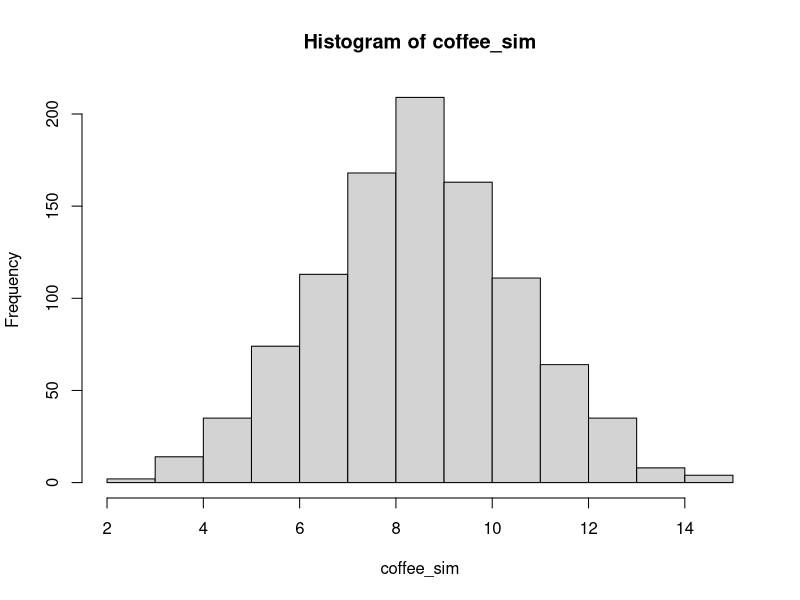

The R script that drew this image:
## Hypothesis Testing with the help of t-distrubition
# if your data is large enough, you can use the z test
y1=c(2,2,4,5,5,4,4,3,5)
y2=c(2,4,4,5,3,2,4,3,4,2)
t.test(y1,y2)


##### BOOTSTRAP STUFF #####
# Simulation to see if coffee vs tea is stat sig
# 18 students in the class, p = 0.5
# generates 1 assumption
rbinom(1, 18, 0.5)

# generates 1000 assumption about possible student answers
coffee_sim = rbinom(1000, 18, 0.5)
hist(coffee_sim)

# one sided p-value
sum(coffee_sim>=11)/1000
# two sided p-value (11, 7 --> symmetric)
sum(coffee_sim>=11)/1000 + sum(coffee_sim<7)/1000


##### CLASS CHALLENGE #####
y1=c(2,2,4,5,5,4,4,3,5)
y2=c(2,4,4,5,3,2,4,3,4,2)

# you get slightly different data everytime
# put `sample(y1, length(y1), replace = T)` in commandline
y_bootstrap = replicate(10000, sample(y1, length(y1), replace = T))
mu_bootstrap = apply(y_bootstrap, 2, mean)
# calculate 90% confidence interval for y1
quantile(mu_bootstrap, .025)
quantile(mu_bootstrap, .975)
# test difference on means
mean(y2)
mean(y1)


###### LOSS PREMIUM ######
lp = read.csv("loss_premium.csv")
View(lp)

loss_ratio = sum(lp$loss)/sum(lp$premium)


## use bootstrap to get a 95% CI for the loss ratio
# 1- For 10k times, sample data(rows) with replacement
# 2- For each compute loss ratio of bootstrap copy
# 3- Use quantile function to compute the CI
lr_bootstrap=numeric(10000)
for(i in 1:10000){
  Nr=nrow(lp)
  lp_copy=lp[sample(Nr,Nr,T),]
  lr_bootstrap[i]=sum(lp_copy$loss)/sum(lp_copy$premium)
}

quantile(lr_bootstrap,.025)
quantile(lr_bootstrap,.975)
